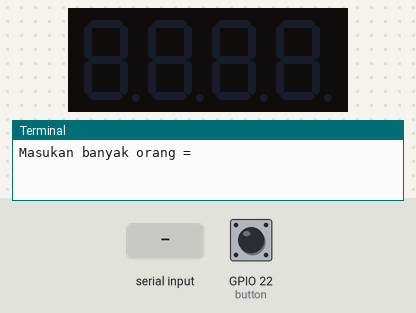
This program was run on a simulated Raspberry Pi (BCM pin numbers). Shown: 4-digit seven-segment display, the last lines printed to the terminal. The test bench sets the inputs (shaded band); at power-on: GPIO 22 (button) HIGH. Library files of the repository ran but are not shown: tm1637.py.

Above: at 1.2 s.
1.3 s: "5" typed at the terminal, then Enter
2.8 s: GPIO 22 (button) pulled LOW for 0.15 s
At 3.6 s:
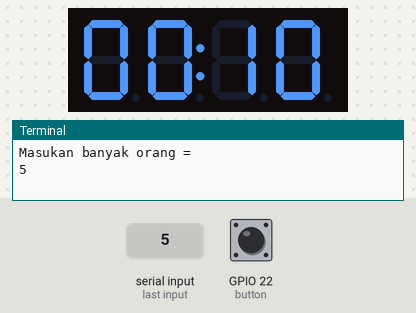
At 13.4 s:
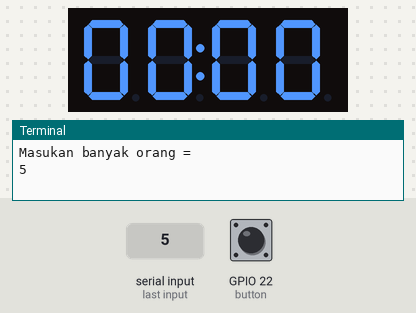
Timing chart, 0 to 14.3 s (numbered marks = the images above; inputs shaded):
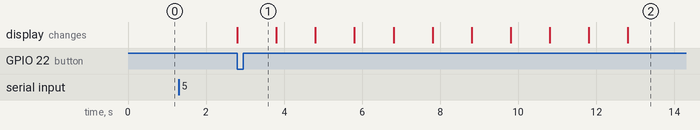

Measured:
- after the input at 2.8 s, the display: changes at once (image 1)

The program:

tm1637_button.py
```python
import tm1637
from time import sleep
from gpiozero import Button
from signal import pause

tm = tm1637.TM1637(clk=23, dio=24)
button = Button(22)

def countdown(start, stop, step):
    for i in range(start, stop, step):
        tm.numbers(0, i)
        sleep(1)

while True:
    a = int(input("Masukan banyak orang = "))
    if a < 1 :
        button.wait_for_press()
        print("Tak ada orang")
    elif a <= 3 :
        start = 5
        stop = -1
        step = -1
        button.wait_for_press()
        countdown(start, stop, step)
    elif a > 3 :
        start = 10
        stop = -1
        step = -1
        button.wait_for_press()
        countdown(start, stop, step)
```
